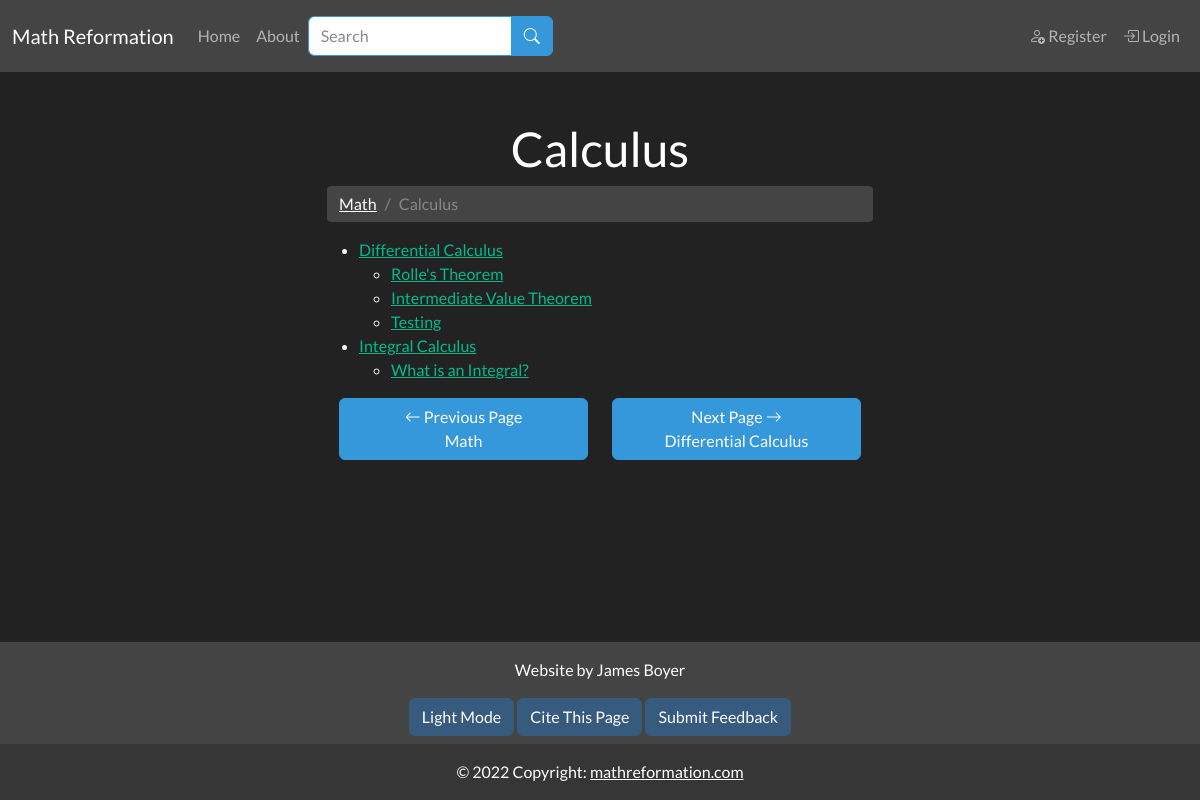
Screenshot of /category/calculus with the database file from the repository.
### app/models.py (models this page shows, shortened)
class SearchableMixin(object):
    @classmethod
    def search(cls, expression, page, per_page):
        ids, scores, total = query_index(cls.__tablename__, expression, page, per_page)
        if total == 0:
            return cls.query.filter_by(id=0), [], 0
        when = []
        for i in range(len(ids)):
            when.append((ids[i], i))
        return cls.query.filter(cls.id.in_(ids)).order_by( db.case(when, value=cls.id)), scores, total

class Category(SearchableMixin, db.Model):
    __searchable__ = ["body_main", "name"]
    id = db.Column(db.Integer, primary_key=True)
    name = db.Column(db.String(50), nullable=False, unique=True)
    path = db.Column(db.String(50), unique=True, nullable=False)
    body_main = db.Column(db.String(), index=True)
    body_draft = db.Column(db.String(), index=True)
    header = db.Column(db.String(), index=True)
    order = db.Column(db.Integer())
    is_visible = db.Column(db.Boolean())
    category_type = db.Column(db.String(10), index=True)
    next_page_url = db.Column(db.String(50))
    prev_page_url = db.Column(db.String(50))
    prev_page_type = db.Column(db.String(10))
    next_page_type = db.Column(db.String(10))
    next_page_name = db.Column(db.String(50))
    prev_page_name = db.Column(db.String(50))
    parents = db.relationship('Category',secondary=parent_child_table,
        primaryjoin=id == parent_child_table.c.ChildId,
        secondaryjoin=id == parent_child_table.c.ParentId,
        backref= db.backref('children'))
    def ordered_children(self):
        if not self.children:
            return []
        children = np.array(self.children)
        children_idx = np.array([child.order if child.order else 1 for child in children])
        sorted_children_idx = np.argsort(children_idx)
        return children[sorted_children_idx]
    def ordered_articles(self):
        if not self.articles:
            return []
        articles = np.array(self.articles)
        articles_idx = np.array([article.order if article.order else 1 for article in articles])
        sorted_articles_idx = np.argsort(articles_idx)
        return articles[sorted_articles_idx]
    def get_num_children(self):
        return len(list(self.children))

class Article(SearchableMixin, db.Model):
    __searchable__ = ["body_main", "name"]
    id = db.Column(db.Integer, primary_key=True)
    name = db.Column(db.String(64), index=True, unique=True, nullable=False)
    path = db.Column(db.String(50), unique=True, nullable=False)
    date_added = db.Column(db.DateTime, nullable=False,
        default=datetime.utcnow)
    body_main = db.Column(db.String(), index=True)
    body_draft = db.Column(db.String(), index=True)
    is_visible = db.Column(db.Boolean())
    header = db.Column(db.String(), index=True)
    order = db.Column(db.Integer())
    next_page_url = db.Column(db.String(64))
    prev_page_url = db.Column(db.String(50))
    next_page_name = db.Column(db.String(50))
    prev_page_name = db.Column(db.String(50))
    prev_page_type = db.Column(db.String(10))
    next_page_type = db.Column(db.String(10))
    user_id = db.Column(db.Integer, db.ForeignKey('user.id'))
    categories = db.relationship('Category', secondary = article_categories_table,
                                 backref=db.backref('articles', lazy=True), lazy=True)

### app/main/routes.py (the view)
@bp.route("/category/<path>")
def category_page(path):
    category = db.first_or_404(Category.query.filter_by(path=path))
    if category.parents == [] and category.category_type != "root":
        abort(404)
    content = {}
    content["category"] = category
    content["prev_page_url"] = category.prev_page_url
    content["next_page_url"] = category.next_page_url
    content["prev_page_name"] = category.prev_page_name
    content["next_page_name"] = category.next_page_name
    return render_template('main/category.html', **content, title =category.name)

### app/main/forms.py
class SearchForm(FlaskForm):
    q = StringField("Search", validators=[DataRequired()])
    submit = SubmitField("Search")
    def __init__(self, *args, **kwargs):
        if 'formdata' not in kwargs:
            kwargs['formdata'] = request.args
        if 'csrf_enabled' not in kwargs:
            kwargs['csrf_enabled'] = False
        super(SearchForm, self).__init__(*args, **kwargs)

### MathReformationWebsite.py (called while the page is built)
@app.context_processor
def add_imports():
    return dict(admin_permission=admin_permission, author_permission=author_permission, g=g)

### app/main/routes.py (called while the page is built)
@bp.before_app_request
def before_request():
    g.search_form = SearchForm(meta={'csrf': False})
    if g.search_form.validate():
        print("here")

### app/templates/main/category.html (shortened to what this page needs)
{% extends "base.html" %}
{% from 'macros/general_macros.html' import page_navigation %}
{% block content %}
<h1 class="text-center">{{ category.name }}</h1>
<ul class="breadcrumb">
    {% if category.category_type == "secondary" or category.category_type == "primary" %}
    <li class="breadcrumb-item">
        <a href="{{ url_for('main.category_page', path=category.parents[0].path) }}">
            {{ category.parents[0].name }}
        </a>
    </li>
    {% endif %}
    <li class="breadcrumb-item active">{{ category.name }}</li>
</ul>
<ul>
    {% if category.get_num_children() == 0 %}
        {% for article in category.ordered_articles() %}
        {% if article.is_visible == True %}
        <li>
            <a href = {{ url_for('main.article_page', path=article.path)}}>
                {{ article.name }}
            </a>
        </li>
        {% endif %}
        {% endfor %}
    {% else %}
        {% for category_child in category.ordered_children() %}
        {% if category_child.is_visible == True %}
        <li>
            <a href = {{ url_for('main.category_page', path=category_child.path)}}>
                {{ category_child.name }}
            </a>
            <ul>
                {% for article in category_child.ordered_articles() %}
                {% if article.is_visible == True %}
                <li>
                    <a href = {{ url_for('main.article_page', path=article.path)}}>
                        {{ article.name }}
                    </a>
                </li>
                {% endif %}
                {% endfor %}
            </ul>
        </li>
        {% endif %}
        {% endfor %}
    {% endif %}
</ul>
{{ page_navigation(next_page_name=next_page_name, next_page_url=next_page_url, prev_page_name=prev_page_name, prev_page_url=prev_page_url)}}
{% endblock %}
{% block citation %}
{{ citation_info(page_type="Category", page_name=category.name) }}
{% endblock %}

### app/templates/macros/general_macros.html
{% macro citation_info(page_type, page_name) -%}
{% if page_name == "Citation" %}
{{ url_for('main.citation',
            page_type=page_type,
            page_name=page_name,
            page_url="citation") }}
{% else %}
{{ url_for('main.citation',
            page_type=page_type,
            page_name=page_name,
            page_url=request.path[1:].replace("/", "%2F")) }}
{% endif %}
{%- endmacro %}
{% macro page_navigation(next_page_name, next_page_url, prev_page_name, prev_page_url) -%}
<div class="container text-center mt-3 mb-5">
    <div class="row align-items-start">
      <div class="col d-flex flex-column">
          {% if prev_page_url %}
          <a href="{{ prev_page_url }}" class="btn btn-info" role="button">
              <i class="bi bi-arrow-left"></i> Previous Page<br>
              {{prev_page_name}}
          </a>
          {% else %}
          <a href="#" class="btn btn-info disabled" role="button">
              <i class="bi bi-arrow-left"></i> Previous Page<br>
              None
          </a>
          {% endif %}    </div>
      <div class="col d-flex flex-column">
          {% if next_page_url %}
          <a href="{{ next_page_url }}" class="btn btn-info" role="button">
              Next Page <i class="bi bi-arrow-right"></i><br>
              {{next_page_name}}
          </a>
          {% else %}
          <a href="#" class="btn btn-info disabled" role="button">
              Next Page <i class="bi bi-arrow-right"></i><br>
              None
          </a>
          {% endif %}
        </div>
  </div>
</div>
{%- endmacro %}

### rows the page displays
Category: name "Calculus", prev_page_name "Math", next_page_name "Differential Calculus"
Category: name "Math"
Category: name "Differential Calculus"
Article: name "Rolle's Theorem"
Article: name "Intermediate Value Theorem"
Article: name "Testing"
Category: name "Integral Calculus"
Article: name "What is an Integral?"
